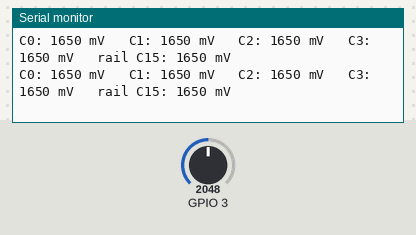
A sketch run on a simulated ESP32-C3. On the bench: the last lines printed to the serial monitor. The test bench sets the inputs (shaded band); at power-on: GPIO 3 = 2048.

Above: at 1.2 s.
1.3 s: GPIO 3 set to 2866
At 1.9 s:
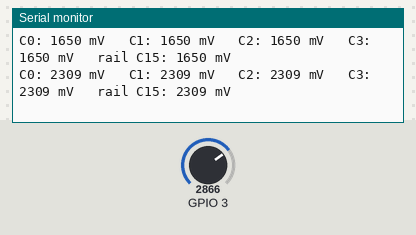
2.8 s: GPIO 3 set to 3603
At 3.4 s:
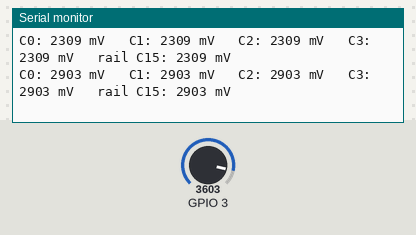
Timing chart, 0 to 5.8 s (numbered marks = the images above; inputs shaded):
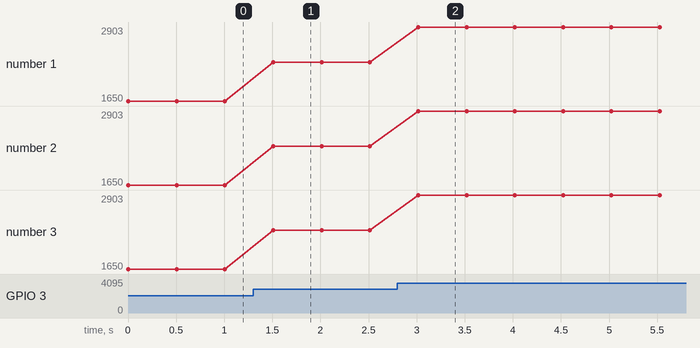

Measured:
- after the input at 1.3 s, the serial monitor: prints a new line after 0.21 s (image 1)
- after the input at 2.8 s, the serial monitor: prints a new line after 0.22 s (image 2)
- plotted number 1: 1650 → 2309 after the input at 1.3 s, 2309 → 2903 after the input at 2.8 s
- plotted number 2: 1650 → 2309 after the input at 1.3 s, 2309 → 2903 after the input at 2.8 s
- plotted number 3: 1650 → 2309 after the input at 1.3 s, 2309 → 2903 after the input at 2.8 s

The sketch:

mux_test.ino
```cpp
// ElTech-Online ESP32 Knob Controller — multiplexer test
//
// BETA: this sketch compiles but has not been fully tested on hardware yet.
//
// The smallest useful sketch for the CD74HC4067 multiplexer: twice a second it
// steps through the first four channels and prints the voltage of the knob on
// each one. No Bluetooth, no encoder. Use it to check the multiplexer and the
// four knobs are wired correctly.
//
// Wiring: as in the full project (see the wiring diagram in the README).
//
// What you should see: four numbers, each going from near 0 up to the "rail"
// number as you turn that knob. The rail (channel 15) is the knobs' supply
// after the 1 k resistor and should read about 2400. If it reads 2900 or more
// the resistor is missing; if two knob numbers move together, two wires are
// swapped.

#define MUX_S0  4
#define MUX_S1  5
#define MUX_S2  6
#define MUX_S3  7
#define MUX_SIG 3   // must be an analog pin (GPIO 0-4 on the ESP32-C3)

// Connects the multiplexer's SIG pin to one of its 16 channels (0-15).
// The four S pins spell the channel number in binary: channel 5 is 0101, so
// S3 = 0, S2 = 1, S1 = 0, S0 = 1.
void selectMuxChannel(int channel) {
  digitalWrite(MUX_S0, (channel >> 0) & 1);   // the lowest binary digit
  digitalWrite(MUX_S1, (channel >> 1) & 1);   // the next one up...
  digitalWrite(MUX_S2, (channel >> 2) & 1);
  digitalWrite(MUX_S3, (channel >> 3) & 1);
  delayMicroseconds(200);                     // a moment to settle
}

// setup() runs once, when the board is powered on or reset.
void setup() {
  Serial.begin(115200);
  pinMode(MUX_S0, OUTPUT);
  pinMode(MUX_S1, OUTPUT);
  pinMode(MUX_S2, OUTPUT);
  pinMode(MUX_S3, OUTPUT);
  analogSetPinAttenuation(MUX_SIG, ADC_11db);   // the widest measuring range
  Serial.println("Multiplexer test - knob voltages in millivolts (mV)");
}

// loop() runs over and over, forever.
void loop() {
  // "for" repeats the lines inside it, with channel = 0, then 1, 2 and 3.
  for (int channel = 0; channel < 4; channel++) {
    selectMuxChannel(channel);
    int millivolts = analogReadMilliVolts(MUX_SIG);
    Serial.print("C");
    Serial.print(channel);
    Serial.print(": ");
    Serial.print(millivolts);
    Serial.print(" mV   ");
  }
  selectMuxChannel(15);
  Serial.print("rail C15: ");
  Serial.print(analogReadMilliVolts(MUX_SIG));
  Serial.println(" mV");   // println ends the line
  delay(500);         // wait half a second, then loop() runs again
}
```
